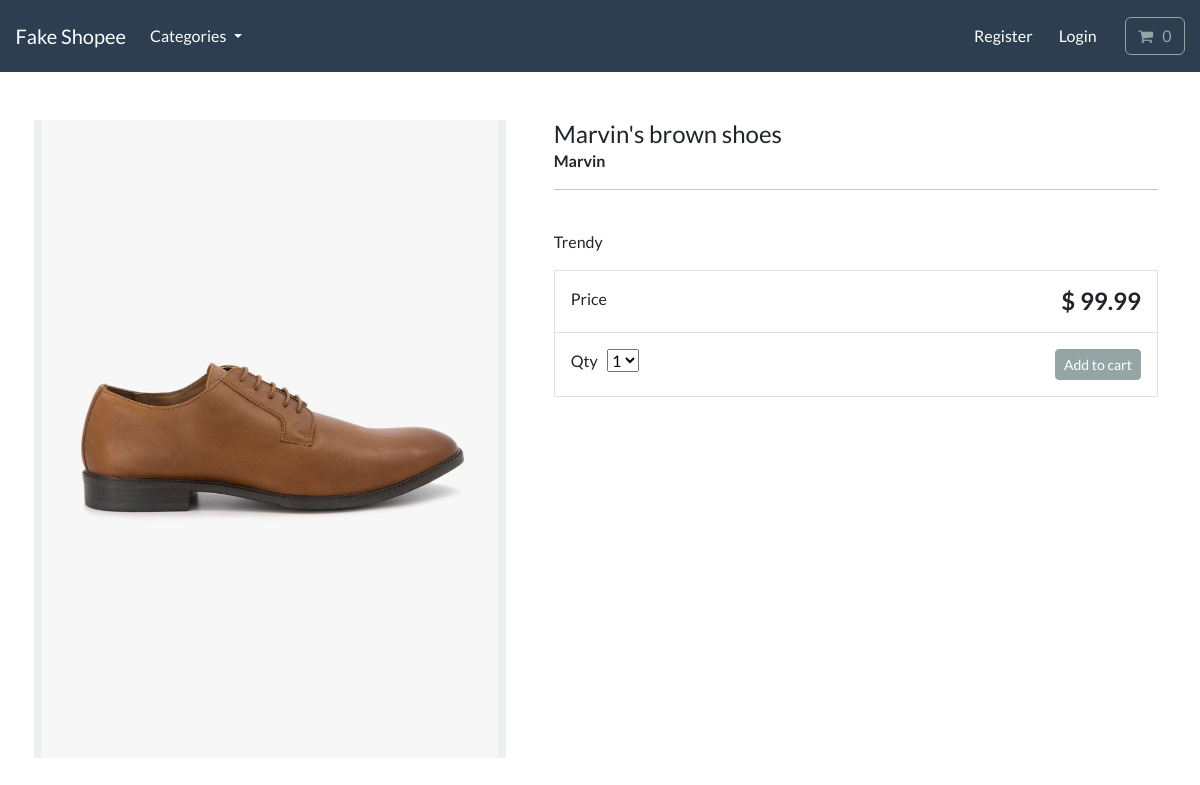
/product/marvins-brown-shoes/, run on the app's committed database.
### store/models.py (models this page shows, shortened)
class Product(models.Model):
    category = models.ForeignKey(
        Category, related_name='product', on_delete=models.CASCADE, null=True)
    title = models.CharField(max_length=250)
    brand = models.CharField(max_length=250, default='un-branded')
    description = models.TextField(blank=True)
    slug = models.SlugField(max_length=255)
    price = models.DecimalField(max_digits=4, decimal_places=2)
    image = models.ImageField(upload_to='images/')
    class Meta:
        verbose_name_plural = 'products'

### store/views.py (the view)
def product_info(request, product_slug):
    product = get_object_or_404(Product, slug=product_slug)
    context = {
        'product': product
    }
    return render(request, 'store/product-info.html', context)

### cart/cart.py (called while the page is built)
    def __len__(self):
        return sum(item['qty'] for item in self.cart.values())

### cart/context_processors.py (called while the page is built)
def cart(request):
    return {'cart': Cart(request)}

### store/models.py (called while the page is built)
    def get_absolute_url(self):
        return reverse('list-category', args=[self.slug])

### store/views.py (called while the page is built)
def categories(request):
    all_categories = Category.objects.all()
    return {'all_categories': all_categories}

### store/templates/store/product-info.html (shortened to what this page needs)
{% extends "./base.html" %}
{% load static %}
{% block content %}
<div class="container">
    <main class="pt-5">
        <div class="row g-3">
            <div class="col-md-5 col-lg-5 order-md-first bg-light">
                <img class="img-fluid mx-auto d-block" alt="Responsive image" src="{{product.image.url}}">
            </div>
            <div class="col-md-7 col-lg-7 ps-md-3 ps-lg-5">
                <h1 class="mb-0 h4"> {{product.title}} </h1>
                <strong> {{product.brand}} </strong>
                <hr>
                <br>
                <p> {{product.description}}</p>
                <div class="border">
                    <div class="col border-bottom">
                        <div class="row p-3">
                            <div class="col-6"> Price </div>
                            <div class="col-6 text-end"><span class="h4 fw-bold">$ {{product.price}} </span></div>
                        </div>
                    </div>
                    <div class="col">
                        <div class="row p-3">
                            <div class="col-6">
                                <label for="select">Qty</label>
                                <select id="select">
                                    <option value="1">1</option>
                                </select>
                            </div>
                            <div class="col-6 text-end">
                                <button type="button" id="add-button" value="{{product.id}}" class="btn btn-secondary btn-sm">
                                Add to cart
                                </button>
                            </div>
                        </div>
                    </div>
                </div>
            </div>
        </div>
    </main>
    <br>
</div>
{% endblock %}

### data on the page
Product: image (picture), title "Marvin's brown shoes", brand "Marvin", description "Trendy", price "99.99"
